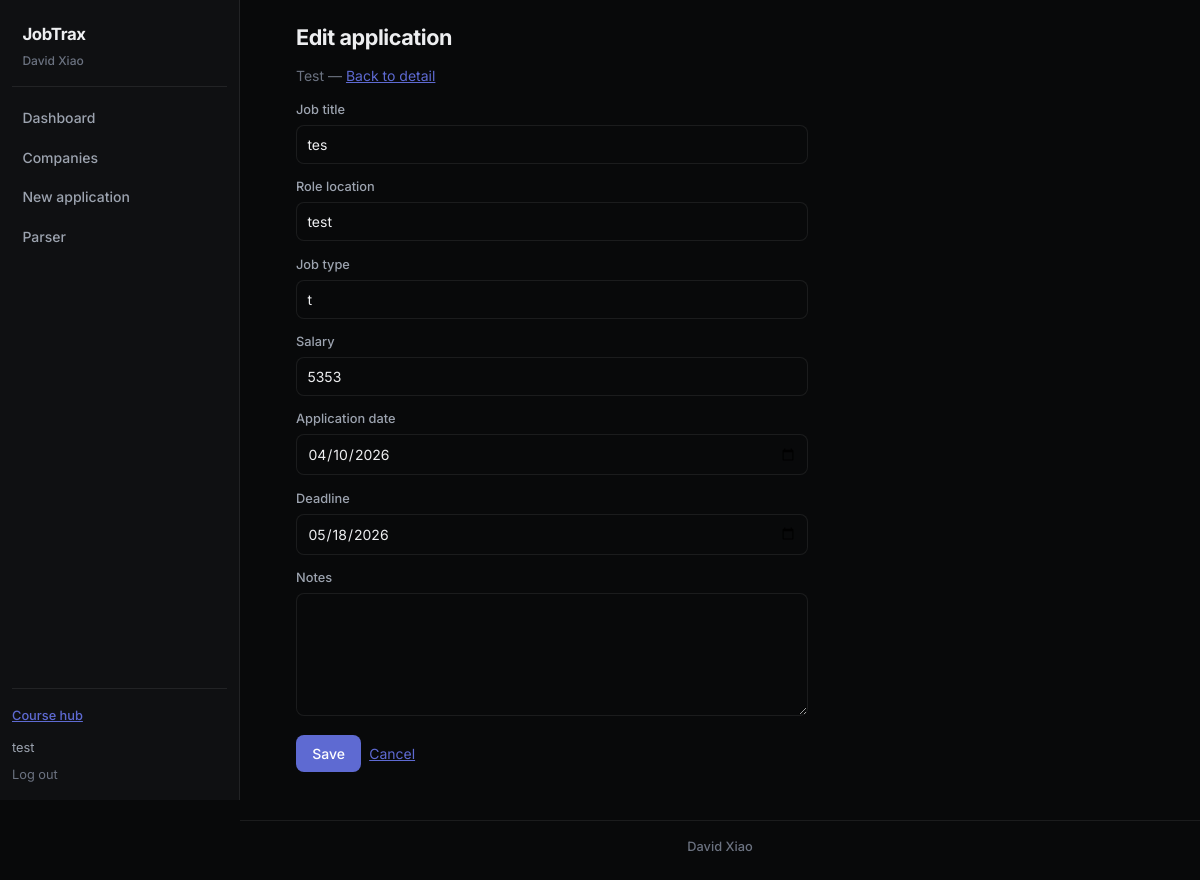
/jobtrax/applications/1/edit (signed in), run on the app's committed database.
### tables this page shows
CREATE TABLE companies (
  company_id INTEGER PRIMARY KEY AUTOINCREMENT,
  user_id INTEGER NOT NULL REFERENCES users(user_id),
  company_name TEXT NOT NULL,
  industry TEXT,
  location TEXT,
  website TEXT
);

CREATE TABLE applications (
  application_id INTEGER PRIMARY KEY AUTOINCREMENT,
  user_id INTEGER NOT NULL REFERENCES users(user_id),
  company_id INTEGER NOT NULL REFERENCES companies(company_id),
  status_id INTEGER NOT NULL REFERENCES statuses(status_id),
  job_title TEXT NOT NULL,
  location TEXT,
  job_type TEXT,
  salary_range TEXT,
  application_date TEXT,
  deadline TEXT,
  notes TEXT,
  created_at TEXT NOT NULL DEFAULT (datetime('now')),
  updated_at TEXT NOT NULL DEFAULT (datetime('now'))
);

### jobtrax/routes_applications.py (the view, shortened to what this page needs)
@jobtrax_bp.route("/applications/<int:aid>/edit", methods=["GET", "POST"])
@login_required
def application_edit(aid):
    uid = _uid()
    with get_conn() as conn:
        row = _load_application(conn, aid, uid)
    if not row:
        abort(404)
    form = ApplicationEditForm()
    if request.method == "GET":
        form.job_title.data = row["job_title"]
        form.location.data = row["location"]
        form.job_type.data = row["job_type"]
        form.salary_range.data = row["salary_range"]
        form.notes.data = row["notes"]
        if row["application_date"]:
            try:
                form.application_date.data = date.fromisoformat(row["application_date"])
            except ValueError:
                pass
        if row["deadline"]:
            try:
                form.deadline.data = date.fromisoformat(row["deadline"])
            except ValueError:
                pass
    return render_template(
        "applications/edit.html",
        form=form,
        app_row=row,
        title="Edit application",
    )

### jobtrax/forms.py
class ApplicationEditForm(FlaskForm):
    job_title = StringField("Job title", validators=[DataRequired()])
    location = StringField("Role location", validators=[Optional()])
    job_type = StringField("Job type", validators=[Optional()])
    salary_range = StringField("Salary", validators=[Optional()])
    application_date = DateField("Application date", validators=[Optional()])
    deadline = DateField("Deadline", validators=[Optional()])
    notes = TextAreaField("Notes", validators=[Optional()])
    submit = SubmitField("Save")

class LogoutForm(FlaskForm):
    submit = SubmitField("Log out")

### jobtrax/app.py (called while the page is built)
@jobtrax_bp.context_processor
def inject_logout():
    if session.get("user_id"):
        return {"logout_form": LogoutForm()}
    return {}

### jobtrax/db.py (called while the page is built)
def db_path() -> str:
    return os.path.join(_INSTANCE, "jobtrax.db")

def get_conn() -> sqlite3.Connection:
    os.makedirs(_INSTANCE, exist_ok=True)
    conn = sqlite3.connect(db_path())
    conn.row_factory = sqlite3.Row
    conn.execute("PRAGMA foreign_keys = ON")
    return conn

### jobtrax/routes_applications.py (called while the page is built)
def _uid() -> int:
    return int(session["user_id"])

def _load_application(conn, aid: int, uid: int):
    return conn.execute(
        """
        SELECT a.*, c.company_name, s.status_name AS current_status_name
        FROM applications a
        JOIN companies c ON c.company_id = a.company_id
        JOIN statuses s ON s.status_id = a.status_id
        WHERE a.application_id = ? AND a.user_id = ?
        """,
        (aid, uid),
    ).fetchone()

### jobtrax/templates/applications/edit.html (shortened to what this page needs)
{% extends "base.html" %}
{% block content %}
<h1>{{ title }}</h1>
<p class="muted">{{ app_row.company_name }} — <a href="{{ url_for('jobtrax.application_detail', aid=app_row.application_id) }}">Back to detail</a></p>
<form method="post" novalidate>
  <div class="form-row">{{ form.job_title.label }} {{ form.job_title() }}</div>
  <div class="form-row">{{ form.location.label }} {{ form.location() }}</div>
  <div class="form-row">{{ form.job_type.label }} {{ form.job_type() }}</div>
  <div class="form-row">{{ form.salary_range.label }} {{ form.salary_range() }}</div>
  <div class="form-row">{{ form.application_date.label }} {{ form.application_date(type='date') }}</div>
  <div class="form-row">{{ form.deadline.label }} {{ form.deadline(type='date') }}</div>
  <div class="form-row">{{ form.notes.label }} {{ form.notes(rows=5) }}</div>
  <div class="actions">
    {{ form.submit(class_="btn primary") }}
    <a href="{{ url_for('jobtrax.application_detail', aid=app_row.application_id) }}">Cancel</a>
  </div>
</form>
{% endblock %}

### jobtrax/static/css/app.css (style rules this page uses)
:root { --bg-root: #08090a; --bg-surface: #0f1012; --bg-elevated: #141517; --bg-hover: rgba(255, 255, 255, 0.06); --border: rgba(255, 255, 255, 0.08); --border-strong: rgba(255, 255, 255, 0.12); --text: #edeef0; --text-secondary: #9ca3af; --text-muted: #6b7280; --accent: #5e6ad2; --accent-hover: #6f76d9; --accent-muted: rgba(94, 106, 210, 0.2); --danger: #f87171; --danger-bg: rgba(248, 113, 113, 0.12); --success: #4ade80; --success-bg: rgba(74, 222, 128, 0.12); --warning: #fbbf24; --warning-bg: rgba(251, 191, 36, 0.12); --info: #60a5fa; --info-bg: rgba(96, 165, 250, 0.12); --radius: 8px; --radius-lg: 10px; --sidebar-w: 240px; --font: "Inter", system-ui, -apple-system, "Segoe UI", sans-serif; }
*, *::before, *::after { box-sizing: border-box; }
html { -webkit-font-smoothing: antialiased; }
body { margin: 0; min-height: 100vh; font-family: var(--font); font-size: 14px; line-height: 1.5; color: var(--text); background: var(--bg-root); }
a { color: var(--accent); transition: color 0.15s ease; }
h1 { font-size: 1.35rem; font-weight: 700; letter-spacing: -0.02em; margin: 0 0 0.35rem; line-height: 1.25; }
.muted { color: var(--text-muted); font-size: 0.875rem; }
.form-row { margin-bottom: 0.85rem; }
.form-row label { display: block; font-size: 0.8rem; font-weight: 500; color: var(--text-secondary); margin-bottom: 0.35rem; }
input[type="text"], input[type="password"], input[type="email"], input[type="date"], select, textarea { width: 100%; max-width: 32rem; padding: 0.5rem 0.65rem; border: 1px solid var(--border); border-radius: var(--radius); font: inherit; color: var(--text); background: var(--bg-root); transition: border-color 0.15s ease, box-shadow 0.15s ease; }
textarea { min-height: 6rem; resize: vertical; }
button, .btn { display: inline-block; padding: 0.45rem 0.95rem; border-radius: var(--radius); border: 1px solid var(--border); background: var(--bg-elevated); font: inherit; font-size: 0.875rem; font-weight: 500; cursor: pointer; text-decoration: none; color: var(--text); transition: background 0.15s ease, border-color 0.15s ease, color 0.15s ease; }
button.primary, .btn.primary { background: var(--accent); color: #fff; border-color: transparent; }
.actions { display: flex; flex-wrap: wrap; gap: 0.5rem; align-items: center; margin-top: 0.85rem; }

### data on the page
companies: company_name "Test"
applications: job_title "tes", location "test", job_type "t", salary_range "5353", application_date "04/10/2026", deadline "05/18/2026"

### other printed values
{{ session.get('username', '') }} "test"
{{ logout_form.submit.label.text }} "Log out"
{{ title }} "Edit application"
